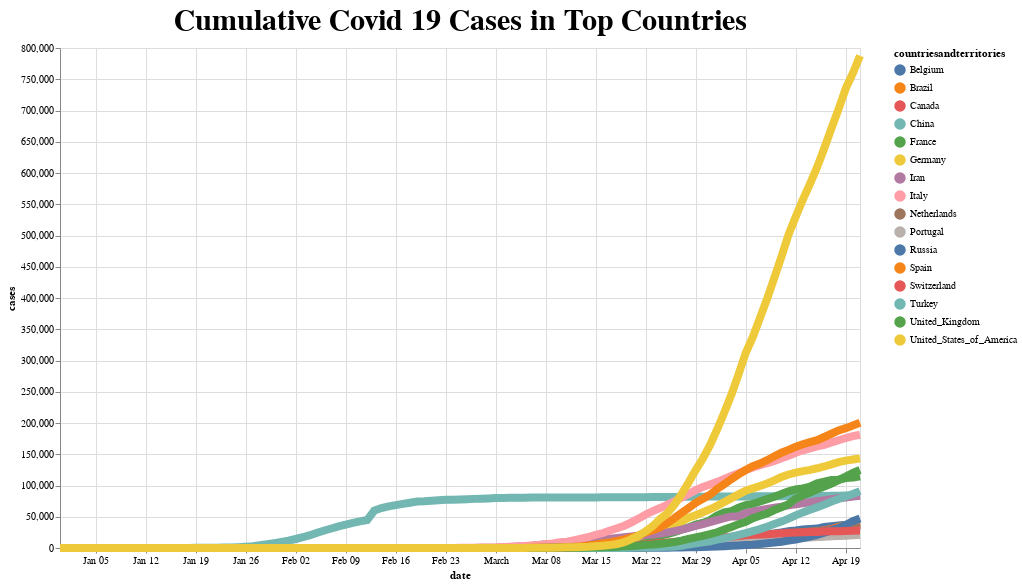

The notebook cell saved with this chart:
### Code cell
highlight = alt.selection(type='single', on='mouseover',
                          fields=['countriesandterritories'], nearest=True)

base = alt.Chart(filtered_geo_cumulative).encode(
    x='date:T',
    y='cases:Q',
    color='countriesandterritories:N'
)

points = base.mark_circle().encode(
    opacity=alt.value(0)
).add_selection(
    highlight
).properties(
    width=600
).properties(
    width = 800,
    height = 500,
    title = "Cumulative Covid 19 Cases in Top Countries"
)

lines = base.mark_line().encode(
    size=alt.condition(~highlight, alt.value(5), alt.value(8))
)

(points + lines).configure_title(
    fontSize=30,
    font='Courier',
    color='black'
).display(renderer = 'svg')

### Figure 1 — Vega-Lite specification as saved in the notebook (floating-point values rounded to 4 significant figures; data arrays with more than 128 entries replaced by an {"elided": "..."} marker saying what was removed)
{"config": {"view": {"continuousWidth": 400, "continuousHeight": 300}, "title": {"color": "black", "font": "Courier", "fontSize": 30}}, "layer": [{"mark": "circle", "encoding": {"color": {"type": "nominal", "field": "countriesandterritories"}, "opacity": {"value": 0}, "x": {"type": "temporal", "field": "date"}, "y": {"type": "quantitative", "field": "cases"}}, "height": 500, "selection": {"selector010": {"type": "single", "on": "mouseover", "fields": ["countriesandterritories"], "nearest": true}}, "title": "Cumulative Covid 19 Cases in Top Countries", "width": 800}, {"mark": "line", "encoding": {"color": {"type": "nominal", "field": "countriesandterritories"}, "size": {"condition": {"value": 5, "selection": {"not": "selector010"}}, "value": 8}, "x": {"type": "temporal", "field": "date"}, "y": {"type": "quantitative", "field": "cases"}}}], "data": {"name": "data-7f580ddbb30a73a9e5e5f5695fd06308"}, "$schema": "https://vega.github.io/schema/vega-lite/v4.0.2.json", "datasets": {"data-7f580ddbb30a73a9e5e5f5695fd06308": {"elided": "1671 records"}}}
